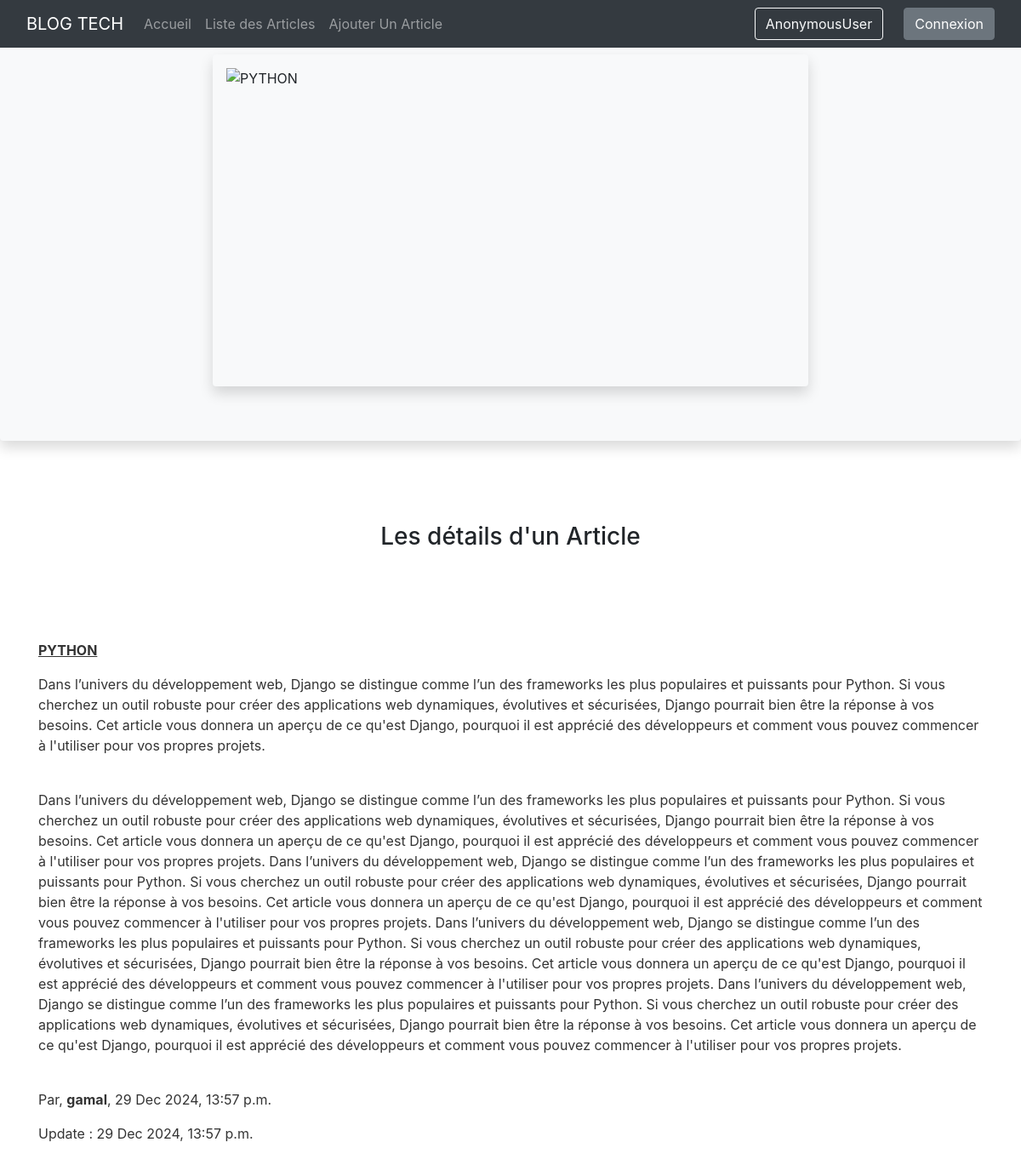
Page /blog/details/33/ on the committed database.
### blog/models.py (models this page shows, shortened)
class Article(models.Model):
  title = models.CharField(max_length=100)
  summary = models.TextField(max_length=500)
  content = models.TextField()
  author = models.ForeignKey(User, on_delete=models.CASCADE, default=1)
  date_create = models.DateTimeField(auto_now_add=True)
  date_updat = models.DateTimeField(auto_now=True)
  image = CloudinaryField('image', null=True) #cloudinary

### blog/views.py (the view)
# urls.py: path('details/<int:id>/', views.details_views, name="page2"),
def details_views(request, id):
  article = get_object_or_404(Article, id=id)
  return render(request, "page_s/details_article.html", {"article":article})

### templates/page_s/details_article.html (shortened to what this page needs)
{% extends "base.html" %}
{% block content %}
{% include 'partials/navbar.html' %}
<div class="contai mb-5 mt-5">
  <div class="image-details shadow p-3 mb-5 bg-body-tertiary rounded">
    {% if article.image %}
      <img src="{{ article.image.url }}" alt="{{ article.title }}" class="img-fluid p-0 shadow p-3 mb-5 bg-body-tertiary rounded" style="width: 700px; height: 390px">
    {% else %}
      <p>Pas d'image</p>
    {% endif %}
  </div>
  <div class="pb-5">
    <h3 class="text-center pt-5">Les détails d'un Article</h3>
  </div>
  <div class="container">
    <div class="pt-5">
      <p><u><b> {{ article.title }} </b></u></p>
      <p>{{ article.summary }}</p></br>
      <p>{{ article.content }}</p></br>
      <p>Par, <strong>{{ article.author }}</strong>, {{ article.date_create|date:"d M Y, H:i a" }}
      <p>Update : {{ article.date_updat|date:"d M Y, H:i a" }}</p></br>
    </div>
  </div>
</div>
{% endblock %}

### static/css/style.css (style rules this page uses)
body { background: white; }
.image-details { display: flex; justify-content: center; align-items: center; height: 50%; }
.image-details img { width: 55%; height: 50%; margin: auto; }
p { color: rgba(0, 0, 0, 0.801); }

### rows in the picture
Article: title "PYTHON", summary "Dans l’univers du développement web, Django se distingue comme l’un des frameworks les plus populaires et puissants pour Python. Si vous cherchez un outil robuste pour créer des applications web dynamiques, évolutives et sécurisées, Django pourrait bien être la réponse à vos besoins. Cet article vous donnera un aperçu de ce qu'est Django, pourquoi il est apprécié des développeurs et comment vous pouvez commencer à l'utiliser pour vos propres projets.", content "Dans l’univers du développement web, Django se distingue comme l’un des frameworks les plus populaires et puissants pour Python. Si vous cherchez un outil robuste pour créer des applications web dynamiques, évolutives et sécurisées, Django pourrait bien être la réponse à vos besoins. Cet article vous donnera un aperçu de ce qu'est Django, pourquoi il est apprécié des développeurs et comment vous pouvez commencer à l'utiliser pour vos propres projets. Dans l’univers du développement web, Django se distingue comme l’un des frameworks les plus populaires et puissants pour Python. Si vous cherchez un outil robuste pour créer des applications web dynamiques, évolutives et sécurisées, Django…", author "gamal", date_create "29 Dec 2024, 13:57 p.m.", date_updat "29 Dec 2024, 13:57 p.m."

### other values in the picture
{{ user }} "AnonymousUser"
